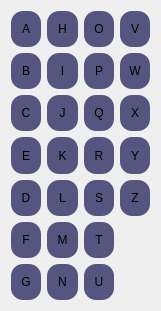
  <widget class="QWidget" name="gridLayoutWidget_2">
   <property name="geometry">
    <rect>
     <x>290</x>
     <y>280</y>
     <width>161</width>
     <height>311</height>
    </rect>
   </property>
   <layout class="QGridLayout" name="gridLayout_2">
    <item row="0" column="1">
     <widget class="QPushButton" name="HButton">
      <property name="maximumSize">
       <size>
        <width>45</width>
        <height>45</height>
       </size>
      </property>
      <property name="styleSheet">
       <string notr="true">QPushButton
{
border-radius: 12px;
background-color: rgb(85, 85, 127);
color: rgb(0, 0, 0);
}

QPushButton:hover
{
background-color: rgb(244, 246, 255);
}

QPushButton:pressed
{
background-color:rgb(39, 255, 24);
}</string>
      </property>
      <property name="text">
       <string>H</string>
      </property>
      <property name="autoDefault">
       <bool>false</bool>
      </property>
     </widget>
    </item>
    <item row="2" column="0">
     <widget class="QPushButton" name="CButton">
      <property name="maximumSize">
       <size>
        <width>70</width>
        <height>70</height>
       </size>
      </property>
      <property name="styleSheet">
       <string notr="true">QPushButton
{
border-radius: 12px;
background-color: rgb(85, 85, 127);
color: rgb(0, 0, 0);
}

QPushButton:hover
{
background-color: rgb(244, 246, 255);
}

QPushButton:pressed
{
background-color:rgb(39, 255, 24);
}</string>
      </property>
      <property name="text">
       <string>C</string>
      </property>
      <property name="autoDefault">
       <bool>false</bool>
      </property>
     </widget>
    </item>
    <item row="0" column="0">
     <widget class="QPushButton" name="AButton">
      <property name="maximumSize">
       <size>
        <width>45</width>
        <height>45</height>
       </size>
      </property>
      <property name="styleSheet">
       <string notr="true">QPushButton
{
border-radius: 12px;
background-color: rgb(85, 85, 127);
color: rgb(0, 0, 0);
}

QPushButton:hover
{
background-color: rgb(244, 246, 255);
}

QPushButton:pressed
{
background-color:rgb(39, 255, 24);
}</string>
      </property>
      <property name="text">
       <string>A</string>
      </property>
      <property name="autoDefault">
       <bool>false</bool>
      </property>
     </widget>
    </item>
    <item row="0" column="2">
     <widget class="QPushButton" name="OButton">
      <property name="maximumSize">
       <size>
        <width>45</width>
        <height>45</height>
       </size>
      </property>
      <property name="styleSheet">
       <string notr="true">QPushButton
{
border-radius: 12px;
background-color: rgb(85, 85, 127);
color: rgb(0, 0, 0);
}

QPushButton:hover
{
background-color: rgb(244, 246, 255);
}

QPushButton:pressed
{
background-color:rgb(39, 255, 24);
}</string>
      </property>
      <property name="text">
       <string>O</string>
      </property>
      <property name="autoDefault">
       <bool>false</bool>
      </property>
     </widget>
    </item>
    <item row="6" column="0">
     <widget class="QPushButton" name="GButton">
      <property name="maximumSize">
       <size>
        <width>45</width>
        <height>45</height>
       </size>
      </property>
      <property name="styleSheet">
       <string notr="true">QPushButton
{
border-radius: 12px;
background-color: rgb(85, 85, 127);
color: rgb(0, 0, 0);
}

QPushButton:hover
{
background-color: rgb(244, 246, 255);
}

QPushButton:pressed
{
background-color:rgb(39, 255, 24);
}</string>
      </property>
      <property name="text">
       <string>G</string>
      </property>
      <property name="autoDefault">
       <bool>false</bool>
      </property>
     </widget>
    </item>
    <item row="3" column="0">
     <widget class="QPushButton" name="EButton">
      <property name="maximumSize">
       <size>
        <width>70</width>
        <height>70</height>
       </size>
      </property>
      <property name="styleSheet">
       <string notr="true">QPushButton
{
border-radius: 12px;
background-color: rgb(85, 85, 127);
color: rgb(0, 0, 0);
}

QPushButton:hover
{
background-color: rgb(244, 246, 255);
}

QPushButton:pressed
{
background-color:rgb(39, 255, 24);
}</string>
      </property>
      <property name="text">
       <string>E</string>
      </property>
      <property name="autoDefault">
       <bool>false</bool>
      </property>
     </widget>
    </item>
    <item row="1" column="0">
     <widget class="QPushButton" name="BButton">
      <property name="maximumSize">
       <size>
        <width>70</width>
        <height>70</height>
       </size>
      </property>
      <property name="styleSheet">
       <string notr="true">QPushButton
{
border-radius: 12px;
background-color: rgb(85, 85, 127);
color: rgb(0, 0, 0);
}

QPushButton:hover
{
background-color: rgb(244, 246, 255);
}

QPushButton:pressed
{
background-color:rgb(39, 255, 24);
}</string>
      </property>
      <property name="text">
       <string>B</string>
      </property>
      <property name="autoDefault">
       <bool>false</bool>
      </property>
     </widget>
    </item>
    <item row="4" column="0">
     <widget class="QPushButton" name="DButton">
      <property name="maximumSize">
       <size>
        <width>70</width>
        <height>70</height>
       </size>
      </property>
      <property name="styleSheet">
       <string notr="true">QPushButton
{
border-radius: 12px;
background-color: rgb(85, 85, 127);
color: rgb(0, 0, 0);
}

QPushButton:hover
{
background-color: rgb(244, 246, 255);
}

QPushButton:pressed
{
background-color:rgb(39, 255, 24);
}</string>
      </property>
      <property name="text">
       <string>D</string>
      </property>
      <property name="autoDefault">
       <bool>false</bool>
      </property>
     </widget>
    </item>
    <item row="5" column="0">
     <widget class="QPushButton" name="FButton">
      <property name="maximumSize">
       <size>
        <width>70</width>
        <height>70</height>
       </size>
      </property>
      <property name="styleSheet">
       <string notr="true">QPushButton
{
border-radius: 12px;
background-color: rgb(85, 85, 127);
color: rgb(0, 0, 0);
}

QPushButton:hover
{
background-color: rgb(244, 246, 255);
}

QPushButton:pressed
{
background-color:rgb(39, 255, 24);
}</string>
      </property>
      <property name="text">
       <string>F</string>
      </property>
      <property name="autoDefault">
       <bool>false</bool>
      </property>
     </widget>
    </item>
    <item row="0" column="3">
     <widget class="QPushButton" name="VButton">
      <property name="maximumSize">
       <size>
        <width>45</width>
        <height>45</height>
       </size>
      </property>
      <property name="styleSheet">
       <string notr="true">QPushButton
{
border-radius: 12px;
background-color: rgb(85, 85, 127);
color: rgb(0, 0, 0);
}

QPushButton:hover
{
background-color: rgb(244, 246, 255);
}

QPushButton:pressed
{
background-color:rgb(39, 255, 24);
}</string>
      </property>
      <property name="text">
       <string>V</string>
      </property>
      <property name="autoDefault">
       <bool>false</bool>
      </property>
     </widget>
    </item>
    <item row="1" column="1">
     <widget class="QPushButton" name="IButton">
      <property name="maximumSize">
       <size>
        <width>45</width>
        <height>45</height>
       </size>
      </property>
      <property name="styleSheet">
       <string notr="true">QPushButton
{
border-radius: 12px;
background-color: rgb(85, 85, 127);
color: rgb(0, 0, 0);
}

QPushButton:hover
{
background-color: rgb(244, 246, 255);
}

QPushButton:pressed
{
background-color:rgb(39, 255, 24);
}</string>
      </property>
      <property name="text">
       <string>I</string>
      </property>
      <property name="autoDefault">
       <bool>false</bool>
      </property>
     </widget>
    </item>
    <item row="2" column="1">
     <widget class="QPushButton" name="JButton">
      <property name="maximumSize">
       <size>
        <width>45</width>
        <height>45</height>
       </size>
      </property>
      <property name="styleSheet">
       <string notr="true">QPushButton
{
border-radius: 12px;
background-color: rgb(85, 85, 127);
color: rgb(0, 0, 0);
}

QPushButton:hover
{
background-color: rgb(244, 246, 255);
}

QPushButton:pressed
{
background-color:rgb(39, 255, 24);
}</string>
      </property>
      <property name="text">
       <string>J</string>
      </property>
      <property name="autoDefault">
       <bool>false</bool>
      </property>
     </widget>
    </item>
    <item row="3" column="1">
     <widget class="QPushButton" name="KButton">
      <property name="maximumSize">
       <size>
        <width>45</width>
        <height>45</height>
       </size>
      </property>
      <property name="styleSheet">
       <string notr="true">QPushButton
{
border-radius: 12px;
background-color: rgb(85, 85, 127);
color: rgb(0, 0, 0);
}

QPushButton:hover
{
background-color: rgb(244, 246, 255);
}

QPushButton:pressed
{
background-color:rgb(39, 255, 24);
}</string>
      </property>
      <property name="text">
       <string>K</string>
      </property>
      <property name="autoDefault">
       <bool>false</bool>
      </property>
     </widget>
    </item>
    <item row="4" column="1">
     <widget class="QPushButton" name="LButton">
      <property name="maximumSize">
       <size>
        <width>45</width>
        <height>45</height>
       </size>
      </property>
      <property name="styleSheet">
       <string notr="true">QPushButton
{
border-radius: 12px;
background-color: rgb(85, 85, 127);
color: rgb(0, 0, 0);
}

QPushButton:hover
{
background-color: rgb(244, 246, 255);
}

QPushButton:pressed
{
background-color:rgb(39, 255, 24);
}</string>
      </property>
      <property name="text">
       <string>L</string>
      </property>
      <property name="autoDefault">
       <bool>false</bool>
      </property>
     </widget>
    </item>
    <item row="5" column="1">
     <widget class="QPushButton" name="MButton">
      <property name="maximumSize">
       <size>
        <width>45</width>
        <height>45</height>
       </size>
      </property>
      <property name="styleSheet">
       <string notr="true">QPushButton
{
border-radius: 12px;
background-color: rgb(85, 85, 127);
color: rgb(0, 0, 0);
}

QPushButton:hover
{
background-color: rgb(244, 246, 255);
}

QPushButton:pressed
{
background-color:rgb(39, 255, 24);
}</string>
      </property>
      <property name="text">
       <string>M</string>
      </property>
      <property name="autoDefault">
       <bool>false</bool>
      </property>
     </widget>
    </item>
    <item row="6" column="1">
     <widget class="QPushButton" name="NButton">
      <property name="maximumSize">
       <size>
        <width>45</width>
        <height>45</height>
       </size>
      </property>
      <property name="styleSheet">
       <string notr="true">QPushButton
{
border-radius: 12px;
background-color: rgb(85, 85, 127);
color: rgb(0, 0, 0);
}

QPushButton:hover
{
background-color: rgb(244, 246, 255);
}

QPushButton:pressed
{
background-color:rgb(39, 255, 24);
}</string>
      </property>
      <property name="text">
       <string>N</string>
      </property>
      <property name="autoDefault">
       <bool>false</bool>
      </property>
     </widget>
    </item>
    <item row="1" column="2">
     <widget class="QPushButton" name="PButton">
      <property name="maximumSize">
       <size>
        <width>45</width>
        <height>45</height>
       </size>
      </property>
      <property name="styleSheet">
       <string notr="true">QPushButton
{
border-radius: 12px;
background-color: rgb(85, 85, 127);
color: rgb(0, 0, 0);
}

QPushButton:hover
{
background-color: rgb(244, 246, 255);
}

QPushButton:pressed
{
background-color:rgb(39, 255, 24);
}</string>
      </property>
      <property name="text">
       <string>P</string>
      </property>
      <property name="autoDefault">
       <bool>false</bool>
      </property>
     </widget>
    </item>
    <item row="2" column="2">
     <widget class="QPushButton" name="QButton">
      <property name="maximumSize">
       <size>
        <width>45</width>
        <height>45</height>
       </size>
      </property>
      <property name="styleSheet">
       <string notr="true">QPushButton
{
border-radius: 12px;
background-color: rgb(85, 85, 127);
color: rgb(0, 0, 0);
}

QPushButton:hover
{
background-color: rgb(244, 246, 255);
}

QPushButton:pressed
{
background-color:rgb(39, 255, 24);
}</string>
      </property>
      <property name="text">
       <string>Q</string>
      </property>
      <property name="autoDefault">
       <bool>false</bool>
      </property>
     </widget>
    </item>
    <item row="3" column="2">
     <widget class="QPushButton" name="RButton">
      <property name="maximumSize">
       <size>
        <width>45</width>
        <height>45</height>
       </size>
      </property>
      <property name="styleSheet">
       <string notr="true">QPushButton
{
border-radius: 12px;
background-color: rgb(85, 85, 127);
color: rgb(0, 0, 0);
}

QPushButton:hover
{
background-color: rgb(244, 246, 255);
}

QPushButton:pressed
{
background-color:rgb(39, 255, 24);
}</string>
      </property>
      <property name="text">
       <string>R</string>
      </property>
      <property name="autoDefault">
       <bool>false</bool>
      </property>
     </widget>
    </item>
    <item row="4" column="2">
     <widget class="QPushButton" name="SButton">
      <property name="maximumSize">
       <size>
        <width>45</width>
        <height>45</height>
       </size>
      </property>
      <property name="styleSheet">
       <string notr="true">QPushButton
{
border-radius: 12px;
background-color: rgb(85, 85, 127);
color: rgb(0, 0, 0);
}

QPushButton:hover
{
background-color: rgb(244, 246, 255);
}

QPushButton:pressed
{
background-color:rgb(39, 255, 24);
}</string>
      </property>
      <property name="text">
       <string>S</string>
      </property>
      <property name="autoDefault">
       <bool>false</bool>
      </property>
     </widget>
    </item>
    <item row="5" column="2">
     <widget class="QPushButton" name="TButton">
      <property name="maximumSize">
       <size>
        <width>45</width>
        <height>45</height>
       </size>
      </property>
      <property name="styleSheet">
       <string notr="true">QPushButton
{
border-radius: 12px;
background-color: rgb(85, 85, 127);
color: rgb(0, 0, 0);
}

QPushButton:hover
{
background-color: rgb(244, 246, 255);
}

QPushButton:pressed
{
background-color:rgb(39, 255, 24);
}</string>
      </property>
      <property name="text">
       <string>T</string>
      </property>
      <property name="autoDefault">
       <bool>false</bool>
      </property>
     </widget>
    </item>
    <item row="6" column="2">
     <widget class="QPushButton" name="UButton">
      <property name="maximumSize">
       <size>
        <width>45</width>
        <height>45</height>
       </size>
      </property>
      <property name="styleSheet">
       <string notr="true">QPushButton
{
border-radius: 12px;
background-color: rgb(85, 85, 127);
color: rgb(0, 0, 0);
}

QPushButton:hover
{
background-color: rgb(244, 246, 255);
}

QPushButton:pressed
{
background-color:rgb(39, 255, 24);
}</string>
      </property>
      <property name="text">
       <string>U</string>
      </property>
      <property name="autoDefault">
       <bool>false</bool>
      </property>
     </widget>
    </item>
    <item row="1" column="3">
     <widget class="QPushButton" name="WButton">
      <property name="maximumSize">
       <size>
        <width>45</width>
        <height>45</height>
       </size>
      </property>
      <property name="styleSheet">
       <string notr="true">QPushButton
{
border-radius: 12px;
background-color: rgb(85, 85, 127);
color: rgb(0, 0, 0);
}

QPushButton:hover
{
background-color: rgb(244, 246, 255);
}

QPushButton:pressed
{
background-color:rgb(39, 255, 24);
}</string>
      </property>
      <property name="text">
       <string>W</string>
      </property>
      <property name="autoDefault">
       <bool>false</bool>
      </property>
     </widget>
    </item>
    <item row="2" column="3">
     <widget class="QPushButton" name="XButton">
      <property name="maximumSize">
       <size>
        <width>45</width>
        <height>45</height>
       </size>
      </property>
      <property name="styleSheet">
       <string notr="true">QPushButton
{
border-radius: 12px;
background-color: rgb(85, 85, 127);
color: rgb(0, 0, 0);
}

QPushButton:hover
{
background-color: rgb(244, 246, 255);
}

QPushButton:pressed
{
background-color:rgb(39, 255, 24);
}</string>
      </property>
      <property name="text">
       <string>X</string>
      </property>
      <property name="autoDefault">
       <bool>false</bool>
      </property>
     </widget>
    </item>
    <item row="3" column="3">
     <widget class="QPushButton" name="YButton">
      <property name="maximumSize">
       <size>
        <width>45</width>
        <height>45</height>
       </size>
      </property>
      <property name="styleSheet">
       <string notr="true">QPushButton
{
border-radius: 12px;
background-color: rgb(85, 85, 127);
color: rgb(0, 0, 0);
}

QPushButton:hover
{
background-color: rgb(244, 246, 255);
}

QPushButton:pressed
{
background-color:rgb(39, 255, 24);
}</string>
      </property>
      <property name="text">
       <string>Y</string>
      </property>
      <property name="autoDefault">
       <bool>false</bool>
      </property>
     </widget>
    </item>
    <item row="4" column="3">
     <widget class="QPushButton" name="ZButton">
      <property name="maximumSize">
       <size>
        <width>45</width>
        <height>45</height>
       </size>
      </property>
      <property name="styleSheet">
       <string notr="true">QPushButton
{
border-radius: 12px;
background-color: rgb(85, 85, 127);
color: rgb(0, 0, 0);
}

QPushButton:hover
{
background-color: rgb(244, 246, 255);
}

QPushButton:pressed
{
background-color:rgb(39, 255, 24);
}</string>
      </property>
      <property name="text">
       <string>Z</string>
      </property>
      <property name="autoDefault">
       <bool>false</bool>
      </property>
     </widget>
    </item>
   </layout>
  </widget>
